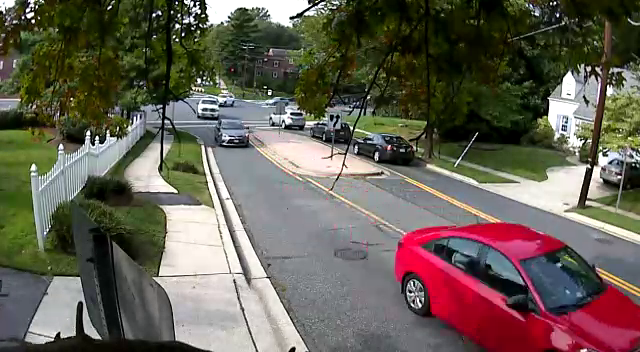
#> input picture frame 90 of video.mp4, 640 x 352 px, given in place of highway.mp4, which was not available
$ python counter.py
#> lines starting #> are read from the running program, lines starting #| are printed output that depends on the picture; after the words box and inside, x2 and y2 are one past the last pixel; in counts of white or black regions, pixels touching at a corner belong together; pictures that were not available may be replaced by others from this repository, and a replacement may not be noted
#import packages
import numpy as np
import pandas as pd
import cv2

#catturo il video ed estraggo le informazioni relative  e le stampo a schermo
cap = cv2.VideoCapture("inputVideos/highway.mp4")
frames_count, FPS, WIDTH, HEIGHT = cap.get(cv2.CAP_PROP_FRAME_COUNT), cap.get(cv2.CAP_PROP_FPS), cap.get(cv2.CAP_PROP_FRAME_WIDTH), cap.get(cv2.CAP_PROP_FRAME_HEIGHT)
WIDTH = int(WIDTH)
HEIGHT = int(HEIGHT)
print(frames_count, FPS, WIDTH, HEIGHT)

#creo un pandas DataFrame  con il numero di righe = frame_count, nuove colonne vengono aggiunte ogni individuazione
df = pd.DataFrame(index = range(int(frames_count)))
df.index.name = "Frames"

#contatore dei frame
frame_num = 0
#contatore veicoli direzione in sù
cars_crossed_up = 0
#contatore veicoli direzione in giù
cars_crossed_down = 0
#lista per gli ids dei veicoli
car_ids = []
#ids dei veicoli che hanno attraversato le linee
car_ids_crossed = []
#contatore identificazioni totali
total_cars = 0

#creo il background subtractor
fgbg = cv2.createBackgroundSubtractorMOG2()
ret, frame = cap.read()
#> frame is the input picture: shape (352, 640, 3); mean B, G, R 84.9, 96.1, 102.9
ratio = .5
image = cv2.resize(frame, (0, 0), None, ratio, ratio)
width2, height2, channels = image.shape
#> width2 = 176; height2 = 320; channels = 3
#inizializzo il writer
fourcc = cv2.VideoWriter_fourcc('M', 'J', 'P', 'G')
writer = cv2.VideoWriter("outputVideos/highway.avi", fourcc, FPS, (height2, width2), 1)

while True:
	#import image
	ret, frame = cap.read()
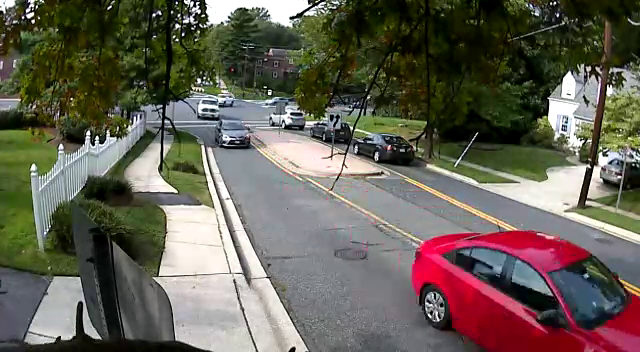
#> input picture frame 91 of video.mp4, 640 x 352 px, given in place of highway.mp4, which was not available
#> frame is the input picture: shape (352, 640, 3); mean B, G, R 85.4, 97.1, 102.3
	if ret:
		image = cv2.resize(frame, (0, 0), None, ratio, ratio)
		#converte l'immagine in grigio
		gray = cv2.cvtColor(image, cv2.COLOR_BGR2GRAY)
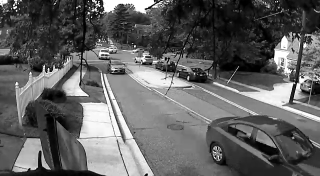
#> gray: shape (176, 320); min 0, max 255, mean 97.4
		#background subtraction
		fgmask = fgbg.apply(gray)
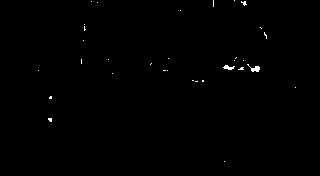
#> fgmask: shape (176, 320); values 127 (black) and 255 (white), 0.34% white in thin lines or dots, all inside (x1, y1, x2, y2) = (38, 0, 296, 162)
		#isola i mezzi dai disturbi per identificarli meglio
		kernel = cv2.getStructuringElement(cv2.MORPH_ELLIPSE, (5, 5))
		#trasformazioni morfologiche
		closing = cv2.morphologyEx(fgmask, cv2.MORPH_CLOSE, kernel)
#> closing: shape (176, 320); values 127 (black) and 255 (white), 0.36% white; 31 white regions (28 under 20 px), largest, box (x1, y1, x2, y2) and area: (247, 64, 260, 72) 49, (223, 65, 235, 70) 37, (241, 0, 247, 6) 23
		opening = cv2.morphologyEx(closing, cv2.MORPH_OPEN, kernel)
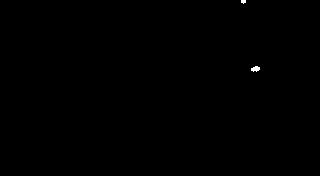
#> opening: shape (176, 320); values 127 (black) and 255 (white), 0.1% white; 2 white regions (1 under 20 px), largest, box (x1, y1, x2, y2) and area: (251, 66, 260, 72) 38
		dilation = cv2.dilate(opening, kernel)
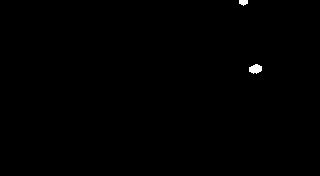
#> dilation: shape (176, 320); values 127 (black) and 255 (white), 0.24% white; 2 white regions, box (x1, y1, x2, y2) and area: (249, 64, 262, 74) 95, (239, 0, 248, 6) 42
		#rimuove le ombre per isolare meglio i mezzi
		retvalbin, bins = cv2.threshold(dilation, 220, 255, cv2.THRESH_BINARY)
#> bins: shape (176, 320); 0.24% white; 2 white regions
		#crea i contorni
		contours, hierarchy = cv2.findContours(bins, cv2.RETR_TREE, cv2.CHAIN_APPROX_SIMPLE)
#> contours = 2 contours; box (x1, y1, x2, y2) and area: (249, 64, 262, 74) 78, (239, 0, 248, 6) 30
		#crea i poligoni attorno i contorni
		hull = [cv2.convexHull(c) for c in contours]
#> hull = 2 contours; box (x1, y1, x2, y2) and area: (249, 64, 262, 74) 84, (239, 0, 248, 6) 32
		#disegna i contorni
		cv2.drawContours(image, hull, -1, (0, 255, 0), 3)
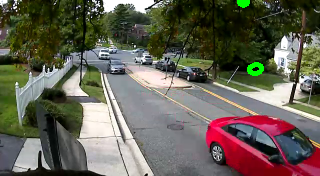
#> image: shape (176, 320, 3); mean B, G, R 85.5, 98.3, 102.3
		lineypos = 200
		cv2.line(image, (0, lineypos), (WIDTH, lineypos), (255, 0, 0), 5)
		lineypos2 = 250
		cv2.line(image, (0, lineypos2), (WIDTH, lineypos2), (0, 255, 0), 5)
		#area minima in caso vengano identificati piccoli disturbi
		min_area = 500
		#area massima
		max_area = 50000
		#vettori di zeri per i centri dei contorni individuati a schermo
		cxx = np.zeros(len(contours))
#> cxx = [0, 0]
		cyy = np.zeros(len(contours))
#> cyy = [0, 0]
		#ciclo su tutti i contorni presenti sul frame
		for i in range(len(contours)):
			#conto solamente i contorni principali, non all'interno di altri
			if hierarchy[0, i, 3] == -1:
				#prendo l'area
				area = cv2.contourArea(contours[i])
				#area nell'intervallo prestabilito
				if min_area < area < max_area:
					#calcolo i centroid dei contorni
					cnt = contours[i]
					M = cv2.moments(cnt)
					cx = int(M['m10'] / M['m00'])
					cy = int(M['m01'] / M['m00'])
					#prendo le coordinate cche hanno passato la prima linea
					if cy > lineypos:
						#prendo le coordinate del rettangolo
						x, y, w, h = cv2.boundingRect(cnt)
						#creo il rettangolo
						cv2.rectangle(image, (x,y), (x + w, y + h), (255, 0, 0), 2)
						cv2.putText(image, str(cx) + "," + str(cy), (cx + 10, cy + 10), cv2.FONT_HERSHEY_SIMPLEX, .3, (0, 0, 255), 1)
						cv2.drawMarker(image, (cx, cy), (0, 0, 255), cv2.MARKER_STAR, markerSize=5, thickness=1, line_type=cv2.LINE_AA)
						#aggiungo i centroid ai vettori lista dei centroids
						cxx[i] = cx
						cyy[i] = cy
#> this loop made 2 passes
#> area on passes 1 to 2: 78, 30
		#elimino le entries nulle, centri che non sono stati aggiunti
		cxx = cxx[cxx != 0]
#> cxx = empty array
		cyy = cyy[cyy != 0]
#> cyy = empty array
		#liste per controllare quali indici sono stati aggiunti al data frame
		minx_index2 = []
		miny_index2 = []
		#massimo per stabilire se il centro è lo stesso del frame precedente
		maxrad = 35
		#almeno un'identificazione
		if len(cxx):
			#nessun id presente
			if not car_ids:
				for i in range(len(cxx)):
					#aggiungo un id alla lista
					car_ids.append(i)
					#aggiunge una colonna al data frame relativa al id
					df[str(car_ids[i])] = ""
					#assegna il centro al frame e car id corrente
					df.at[int(frame_num), str(car_ids[i])] = [cxx[i], cyy[i]]
					#incremento il contatore totale
					total_cars = car_ids[i] + 1
			else:
				#array per calcolare i delta
				dx = np.zeros((len(cxx), len(car_ids)))
				dy = np.zeros((len(cyy), len(car_ids)))
				for i in range(len(cxx)):
					#ciclo tra gli id presenti
					for j in range(len(car_ids)):
						#prendo il centro dal frame precedente
						old_cx_cy = df.iloc[int(frame_num - 1)][str(car_ids[j])]
						#centro del frame attuale
						current_cx_cy = np.array([cxx[i], cyy[i]])
						#in caso il vecchio centro sia empty
						if not old_cx_cy:
							#continua al prossimo id
							continue
						#calcolo la differenza
						else:
							dx[i, j] = old_cx_cy[0] - current_cx_cy[0]
							dy[i, j] = old_cx_cy[0] - current_cx_cy[0]
				for j in range(len(car_ids)):
					#sommo i delta
					somma = np.abs(dx[:, j]) + np.abs(dy[:, j])
					#l'id che ha la minore differenza è quello vero
					true_index = np.argmin(np.abs(somma))
					minx_index = true_index
					miny_index = true_index
					#salvo i valori per controllare successivamente il raggio minimo
					min_dx = dx[minx_index, j]
					min_dy = dy[miny_index, j]
					#controllo se il minimo ed i delta sono nulli(se il centro non si è mosso)
					if min_dx == 0 and min_dy == 0 and np.all(dx[:, j] == 0) and np.all(dy[:, j] == 0):
						#continua al prossimo id
						continue
					else:
						#i delta sono minori del raggio max
						if np.abs(min_dx) < maxrad and np.abs(min_dy) < maxrad:
							#aggiunge il centro all'id già esistente
							df.at[int(frame_num), str(car_ids[j])] = [cxx[minx_index], cyy[miny_index]]
							#aggiungo gli indici
							minx_index2.append(minx_index)
							miny_index2.append(miny_index)
				for i in range(len(cxx)):
					#centro non presente nella lista
					if i not in minx_index2 and miny_index2:
						#nuova colonna con il totale
						df[str(total_cars)] = ""
						total_cars += 1
						t = total_cars - 1
						car_ids.append(t)
						df.at[int(frame_num), str(t)] = [cxx[i], cyy[i]]
					#esiste il centro corrente ma non quello vecchio
					elif current_cx_cy[0] and not old_cx_cy and not minx_index2 and not miny_index2:
						df[str(total_cars)] = ""
						total_cars += 1
						t = total_cars - 1
						car_ids.append(t)
						df.at[int(frame_num), str(t)] = [cxx[i], cyy[i]]

		#macchine su schermo
		current_cars = 0
		#indice macchine a schermo
		current_cars_index = []
		for i in range(len(car_ids)):
			#controllo il data frame per vedere quali ids sono attivi nel frame
			if df.at[int(frame_num), str(car_ids[i])] != '':
				#aggiunge una macchina al totale
				current_cars += 1
				#aggiunge l'indice
				current_cars_index.append(i)
#> after the loop, current_cars = 0; current_cars_index = []
		for i in range(current_cars):
			#prende un centro di un id del frame corrente
			current_center = df.iloc[int(frame_num)][str(car_ids[current_cars_index[i]])]
			#stessa cosa frame precedente
			old_center = df.iloc[int(frame_num - 1)][str(car_ids[current_cars_index[i]])]
			#se esiste un centro
			if current_center:
				cv2.putText(image, "Centro" + str(current_center[0]) + "," + str(current_center[1]), (int(current_center[0]), int(current_center[1])), cv2.FONT_HERSHEY_COMPLEX, .5, (0, 255, 255), 2)
				cv2.putText(image, "ID:" +str(car_ids[current_cars_index[i]]), (int(current_center[0]), int(current_center[1] - 15)), cv2.FONT_HERSHEY_COMPLEX, .5, (0, 0xFF, 0xFF), 2)
				cv2.drawMarker(image, (int(current_center[0]), int(current_center[1])), (0, 0, 0xFF), cv2.MARKER_STAR, markerSize = 5, thickness = 1 , line_type = cv2.LINE_AA)
				#controlla se esistono vecchi centri
				if old_center:
					#visualizza il box
					x_start = old_center[0] - maxrad
					y_start = old_center[1] - maxrad
					x_width = old_center[0] + maxrad
					y_height = old_center[1] + maxrad
					cv2.rectangle(image, (int(x_start), int(y_start)), (int(x_width), int(y_height)), (0, 125, 0), 1)
					#controlla se il vecchio centroide è sopra o sotto la linea e quello corrente è sopra o oltre
					if old_center[1] >= lineypos2 and current_center[1] <= lineypos2 and car_ids[current_cars_index[i]] not in car_ids_crossed:
						#incremento il contatore su
						cars_crossed_up = cars_crossed_up + 1
						cv2.line(image, (0, lineypos2), (WIDTH, lineypos2), (0, 0, 255), 5)
						#aggiunge l'id alla lista dei mezzi contati
						car_ids_crossed.append(current_cars_index[i])
					#controlla se il vecchio centroide è sopra o oltre la linea e quello corrente è prima della linea
					elif old_center[1] <= lineypos2 and current_center[1] >= lineypos2 and car_ids[current_cars_index[i]] not in car_ids_crossed:
						cars_crossed_down = cars_crossed_down + 1
						cv2.line(image, (0, lineypos2), (WIDTH, lineypos2),	(0, 0, 125), 5)
						car_ids_crossed.append(current_cars_index[i])
#> after the loop, car_ids_crossed = []; cars_crossed_down = 0; cars_crossed_up = 0


		#rettangolo in background che contiene i vari contatori
		cv2.rectangle(image, (0, 0), (250, 100), (255, 0, 0), -1)
		#tutti i contatori a schermo in alto a sinistra
		cv2.putText(image, "Veicoli nell'Area: " + str(current_cars), (0, 15), cv2.FONT_HERSHEY_COMPLEX, .5, (0, 170, 0), 1)
		cv2.putText(image, "Veicoli UP: " + str(cars_crossed_up), (0, 30), cv2.FONT_HERSHEY_COMPLEX, .5, (0, 170, 0), 1)
		cv2.putText(image, "Veicoli DOWN: " + str(cars_crossed_down), (0, 45), cv2.FONT_HERSHEY_COMPLEX, .5, (0, 170, 0), 1)
		cv2.putText(image, "Veicoli identificati: " + str(len(car_ids)), (0, 60), cv2.FONT_HERSHEY_COMPLEX, .5, (0, 170, 0), 1)
		cv2.putText(image, "Frame: " + str(frame_num) + " of " + str(frames_count), (0, 75), cv2.FONT_HERSHEY_COMPLEX, .5, (0, 170, 0), 1)
		cv2.putText(image, "Time: " + str(round(frame_num / FPS, 2)) + " sec of " + str(round(frames_count / FPS, 2)) + " sec ", (0, 90), cv2.FONT_HERSHEY_COMPLEX, .5, (0, 170, 0), 1)
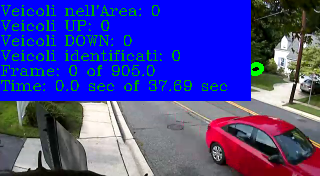
#> image: shape (176, 320, 3); mean B, G, R 158.5, 65.9, 65.1

		#displays images e transformations
		cv2.imshow("Frame", image)
		cv2.moveWindow("Frame", 0, 0)

		cv2.imshow("fgmask", fgmask)
		cv2.moveWindow("fgmask", int(WIDTH * ratio), 0)

		cv2.imshow("closing", closing)
		cv2.moveWindow("closing", WIDTH, 0)

		cv2.imshow("opening", opening)
		cv2.moveWindow("opening", 0, int(HEIGHT * ratio))

		cv2.imshow("dilation", dilation)
		cv2.moveWindow("dilation", int(WIDTH * ratio), int(HEIGHT* ratio))

		cv2.imshow("binary", bins)
		cv2.moveWindow("binary", WIDTH, int(HEIGHT * ratio))

		writer.write(image)
		frame_num += 1

		if cv2.waitKey(1) & 0xFF == ord('q'):
#> (key q is pressed here)
			break
	else:
		break

#salva il dataframe in un file csv
df.to_csv("highway.csv", sep = ',')
print("\n[INFO] cleaning up...")
print("\n[INFO] Detection completed")
writer.release()
cap.release()
cv2.destroyAllWindows()

$ run again, starting later in the video
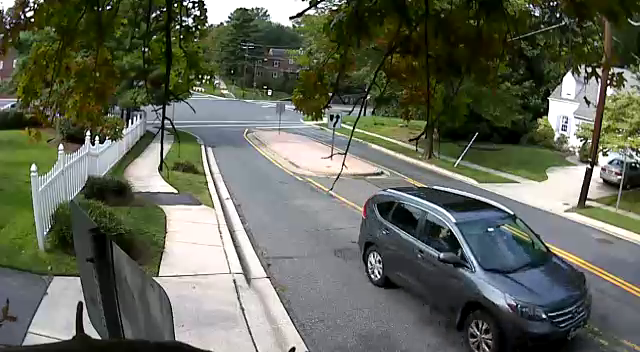
#> input picture frame 724 of video.mp4, 640 x 352 px, given in place of highway.mp4, which was not available
#> frame is the input picture: shape (352, 640, 3); mean B, G, R 88.4, 102.4, 97.9
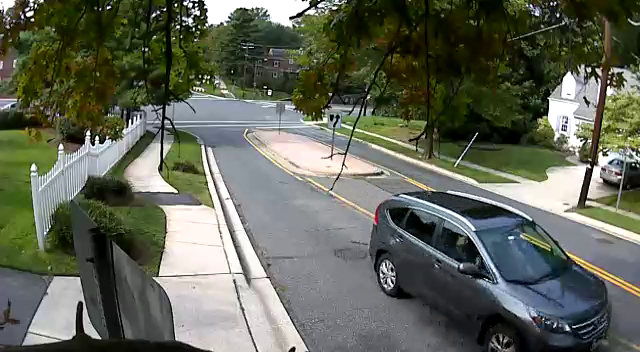
#> input picture frame 725 of video.mp4, 640 x 352 px, given in place of highway.mp4, which was not available
#> frame is the input picture: shape (352, 640, 3); mean B, G, R 88.6, 102.6, 98.1
#> fgmask: shape (176, 320); values 127 (black) and 255 (white), 0.25% white in thin lines or dots, all inside (x1, y1, x2, y2) = (51, 0, 310, 176)
#> opening: shape (176, 320); values 127 (black) and 255 (white), 0.06% white; 2 white regions (2 under 20 px)
#> dilation: shape (176, 320); values 127 (black) and 255 (white), 0.2% white; 2 white regions, box (x1, y1, x2, y2) and area: (252, 65, 261, 74) 57, (242, 156, 251, 165) 57
#> bins: shape (176, 320); 0.2% white; 2 white regions
#> contours = 2 contours; box (x1, y1, x2, y2) and area: (242, 156, 251, 165) 44, (252, 65, 261, 74) 44
#> hull = 2 contours; box (x1, y1, x2, y2) and area: (242, 156, 251, 165) 48, (252, 65, 261, 74) 48
#> `cxx = np.zeros(len(contours))`: cxx = [0, 0]
#> the loop `for i in range(len(contours)): #conto solamente i contorni principali,..` made 2 passes
#> area on passes 1 to 2: 44, 44
#> `cxx = cxx[cxx != 0]`: cxx = empty array
#> after the loop `for i in range(len(car_ids)):`: current_cars = 0; current_cars_index = []
#> after the loop `for i in range(current_cars):`: cars_crossed_down = 0
#> `cv2.putText(image, "Time: " + str(round(frame_num / FPS, 2)) + " sec o..`:
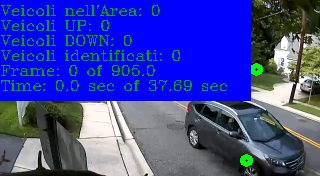
#> image: shape (176, 320, 3); mean B, G, R 160, 69.4, 58.5
